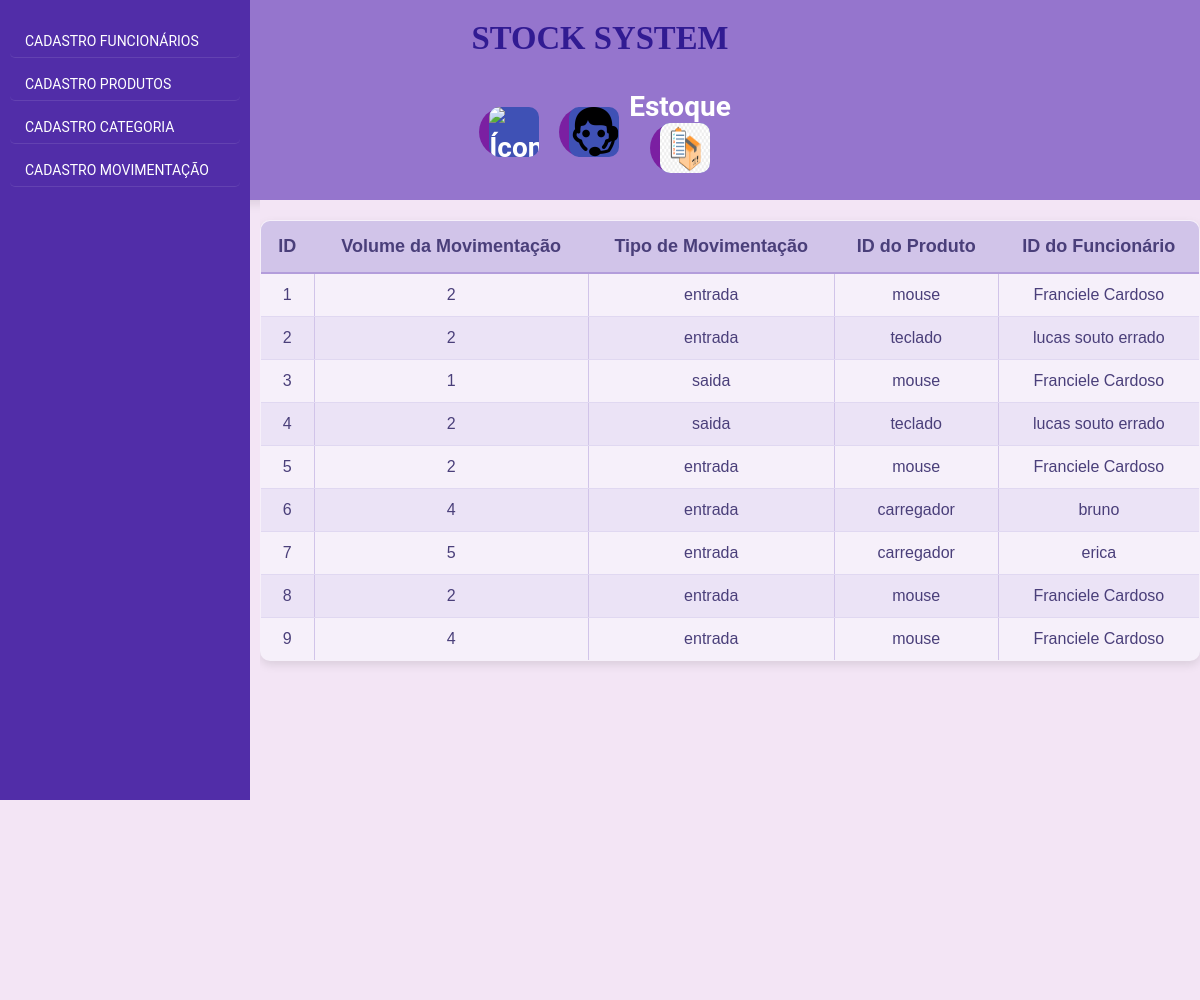
Before: /listar_movimentacoes with the older database file.
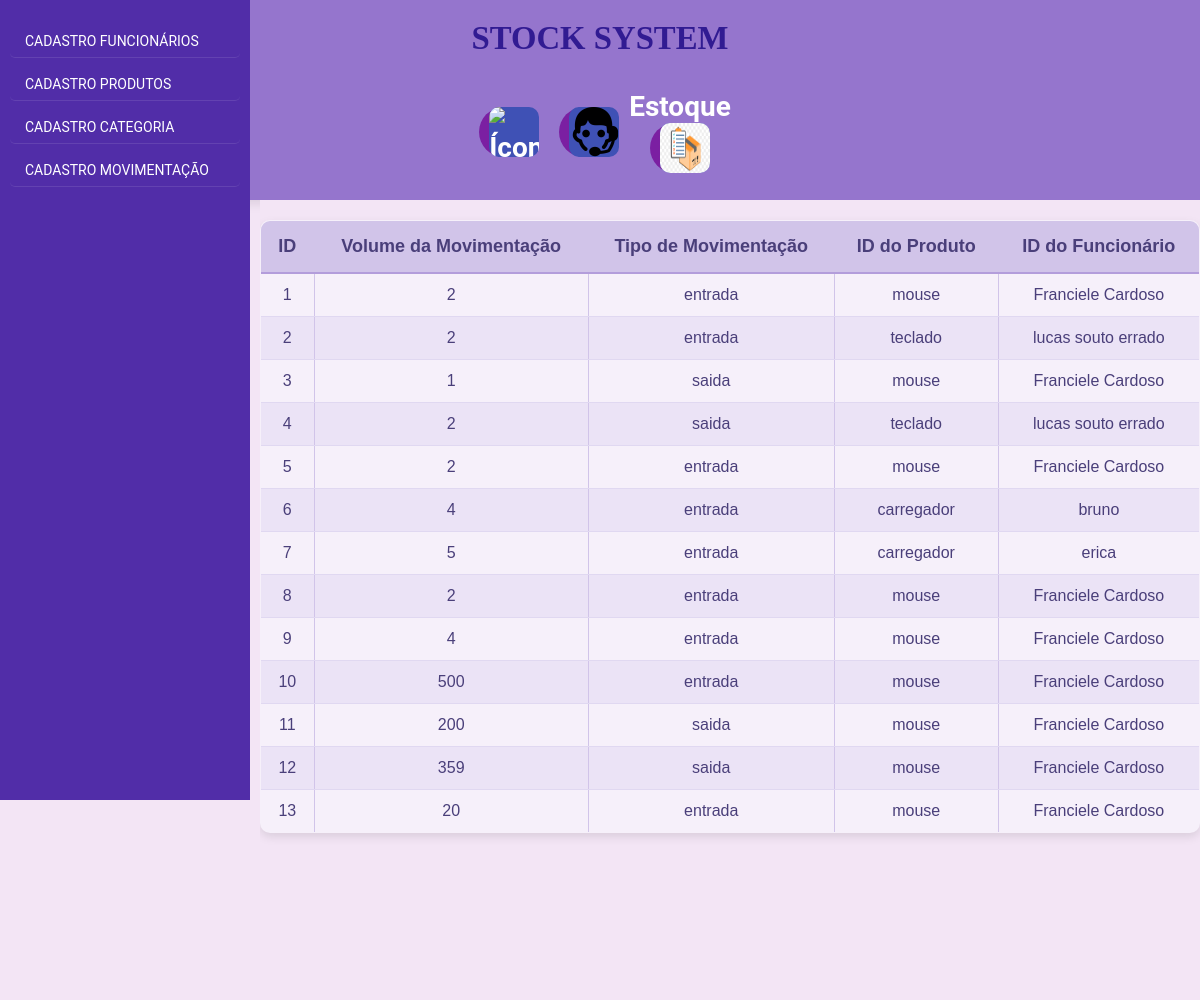
After: the same page with the newer database file.
### models.py (models this page shows, shortened)
class Movimentacao(Base):
    __tablename__ = 'movimentacao'
    id = Column(Integer, primary_key=True)
    volume_movimentacao = Column(Integer, nullable=False)
    atividade = Column(String(10), nullable=False, index=True)  # 'entrada' ou 'saida'
    produto_movimentado = Column(Integer, ForeignKey('produto.id'), nullable=False)
    funcionario_movimentado = Column(Integer, ForeignKey('funcionario.id'), nullable=False)
    movimentacao_produto = relationship(Produto, backref='movimentacoes')
    movimentacao_funcionario = relationship(Funcionario, backref='movimentacoes')
    def __repr__(self):
        return '<Movimentacao: id: {} atividade: {} volume_movimentacao: {} produto: {} funcionário: {}>'.format(
            self.id,
            self.atividade,
            self.volume_movimentacao,
            self.produto_movimentado,
            self.funcionario_movimentado
        )

class Produto(Base):
    __tablename__ = 'produto'
    id = Column(Integer, primary_key=True)
    nome = Column(String(40), nullable=False, index=True)
    descricao = Column(String(80), nullable=False, index=True, )
    quantidade_produto = Column(Integer, nullable=False, )
    preco = Column(Float, nullable=False, index=True)
    categoria_id = Column(String, ForeignKey('categoria.id'))
    def __repr__(self):
        return ('<Produto: nome: {} descricao: {}  preço: {}'
                ' categoria_id:{} quantidade_produto: {}>'.format(self.nome, self.descricao,
                                                                  self.preco,
                                                                  self.categoria_id, self.quantidade_produto))

class Funcionario(Base):
    __tablename__ = 'funcionario'
    nome = Column(String(40), nullable=False, index=True)
    id = Column(Integer, primary_key=True, unique=True)
    cpf = Column(String(11), nullable=False, index=True, unique=True)
    salario = Column(String, nullable=False, index=False)
    def __repr__(self):
        return ('<Funcionario: nome: {}  cpf: {}  salario: {}>'.
                format(self.nome, self.cpf, self.salario
                       ))

### app.py (the view)
@app.route('/listar_movimentacoes')
def movimentacao():
    sql_mov = (select(Movimentacao, Produto, Funcionario).join(Produto, Movimentacao.produto_movimentado == Produto.id)
               .join(Funcionario, Movimentacao.funcionario_movimentado == Funcionario.id))
    resultado_mov = db_session.execute(sql_mov).fetchall()
    print(resultado_mov)
    return render_template('movimentacao.html', movimentacoes=resultado_mov)

### templates/movimentacao.html (shortened to what this page needs)
{% extends 'template.html' %}
{% block conteudo %}
<table border="1">
    <thead>
    <tr>
        <th>ID</th>
        <th>Volume da Movimentação</th>
        <th>Tipo de Movimentação</th>
        <th>ID do Produto</th>
        <th>ID do Funcionário</th>
    </tr>
    </thead>
    <tbody>
    {% for m, p,f in movimentacoes %}
    <tr>
        <td>{{ m.id }}</td>
        <td>{{ m.volume_movimentacao }}</td>
        <td>{{ m.atividade }}</td>
        <td>{{ p.nome }}</td>
        <td>{{ f.nome }}</td>
    </tr>
    {% endfor %}
    </tbody>
</table>
{% endblock conteudo %}

### templates/template.html (shortened to what this page needs)
<!doctype html>
<html lang="pt-BR">
<head>
    <link rel="stylesheet" href="/static/template.css">
</head>
<body>
<header>
    <h3><strong>STOCK SYSTEM</strong></h3><br>
    <div class="lista">
        <div class="produto">
            <a href="{{url_for('home')}}" class="imagem_template">
                <img class="caracteristicas" src="/static/home.webp" alt="Ícone da casa">
            </a>
        </div>
        <div class="produto">
            <a href="{{url_for('suporte')}}" class="imagem_template">
                <img class="caracteristicas" src="/static/suporte.png" alt="Ícone da casa">
            </a>
        </div>
        <div class="produto">
            <p> Estoque</p>
            <a href="{{url_for('estoque')}}" class="imagem_template">
                <img class="caracteristicas" src="/static/estoque.png" alt="Ícone da casa">
            </a>
        </div>
    </div>
</header>
<div class="container">
    <nav>
        <a href="{{url_for('criar_funcionario')}}"> CADASTRO FUNCIONÁRIOS</a>
        <a href="{{url_for('criar_produto')}}"> CADASTRO PRODUTOS</a>
        <a href="{{url_for('criar_categoria')}}"> CADASTRO CATEGORIA</a>
        <a href="{{url_for('criar_movimentacao')}}"> CADASTRO MOVIMENTAÇÃO</a>
    </nav>
    <main>
        {% block conteudo %}
        {% endblock %}
    </main>
</div>
</body>
</html>

### static/template.css (style rules this page uses)
* { margin: 0; padding: 0; box-sizing: border-box; }
html, body { height: 100%; font-family: 'Arial', sans-serif; background-color: #f3e5f5; color: #333; }
a { color: #7b1fa2; text-decoration: none; transition: color 0.3s; }
header { background-color: #9575cd; padding: 20px; text-align: center; font-size: 28px; font-weight: bold; color: #ffffff; box-shadow: 0 4px 10px rgba(0, 0, 0, 0.1); }
body { display: flex; flex-direction: column; }
nav { background-color: #512da8; width: 250px; height: 100vh; position: fixed; top: 0; left: 0; padding-top: 20px; overflow-y: auto; display: flex; flex-direction: column; }
nav a { display: block; padding: 15px 20px; font-size: 18px; color: white; border-bottom: 2px solid rgba(255, 255, 255, 0.2); transition: background-color 0.3s; }
main { flex: 1; padding: 20px; margin-left: 250px; background-color: white; overflow-y: auto; }
.imagem_template { display: inline-block; border-radius: 50%; height: 50px; width: 50px; background-color: #7b1fa2; text-align: left; line-height: 50px; color: white; margin-right: 20px; margin-left: 10px; }
.caracteristicas { display: inline-block; height: 50px; width: 50px; margin-left: 10px; background-color: #3f51b5; border-radius: 10px; text-align: right; line-height: 50px; color: white; float: left; margin-bottom: 10px; }
main { flex: 1; padding: 0; margin-left: 260px; background-color: #f3e5f5; height: 100vh; }
header { display: flex; flex-direction: column; justify-content: center; align-items: center; background-color: #9575cd; padding: 20px; font-size: 28px; font-weight: bold; color: #ffffff; box-shadow: 0 4px 10px rgba(0, 0, 0, 0.1); }
header img { margin: 0 10px; }
.lista { display: flex; width: 100%; justify-content: center; align-items: center; }
nav a { display: block; padding: 8px 15px; font-size: 14px; color: white; border-bottom: 1px solid rgba(255, 255, 255, 0.1); transition: background-color 0.3s; margin: 5px 10px; border-radius: 5px; }
html, body { font-family: 'Roboto', sans-serif; background-color: #f3e5f5; color: #333; }
h2, h3 { font-family: 'Merriweather', serif; color: #311b92; }
table { width: 100%; border-collapse: collapse; margin: 20px 0; font-size: 16px; font-family: 'Arial', sans-serif; background-color: #f6f0fa; border-radius: 10px; overflow: hidden; box-shadow: 0 4px 10px rgba(0, 0, 0, 0.1); }
thead { background-color: #d1c4e9; color: #4a3f7a; font-weight: bold; }
thead th { padding: 15px; text-align: center; font-size: 18px; border-bottom: 2px solid #b39ddb; }
tbody tr { border-bottom: 1px solid #e0d8f1; transition: background-color 0.2s ease; }
tbody tr:nth-child(even) { background-color: #ebe3f6; }
tbody td { padding: 12px 15px; text-align: center; color: #4a3f7a; }
table { border: 1px solid #d1c4e9; }

Changed rows visible on the page:
added Movimentacao: id "10", volume_movimentacao "500", atividade "entrada", nome "mouse", nome "Franciele Cardoso"
added Movimentacao: id "11", volume_movimentacao "200", atividade "saida", nome "mouse", nome "Franciele Cardoso"
added Movimentacao: id "12", volume_movimentacao "359", atividade "saida", nome "mouse", nome "Franciele Cardoso"
added Movimentacao: id "13", volume_movimentacao "20", atividade "entrada", nome "mouse", nome "Franciele Cardoso"
